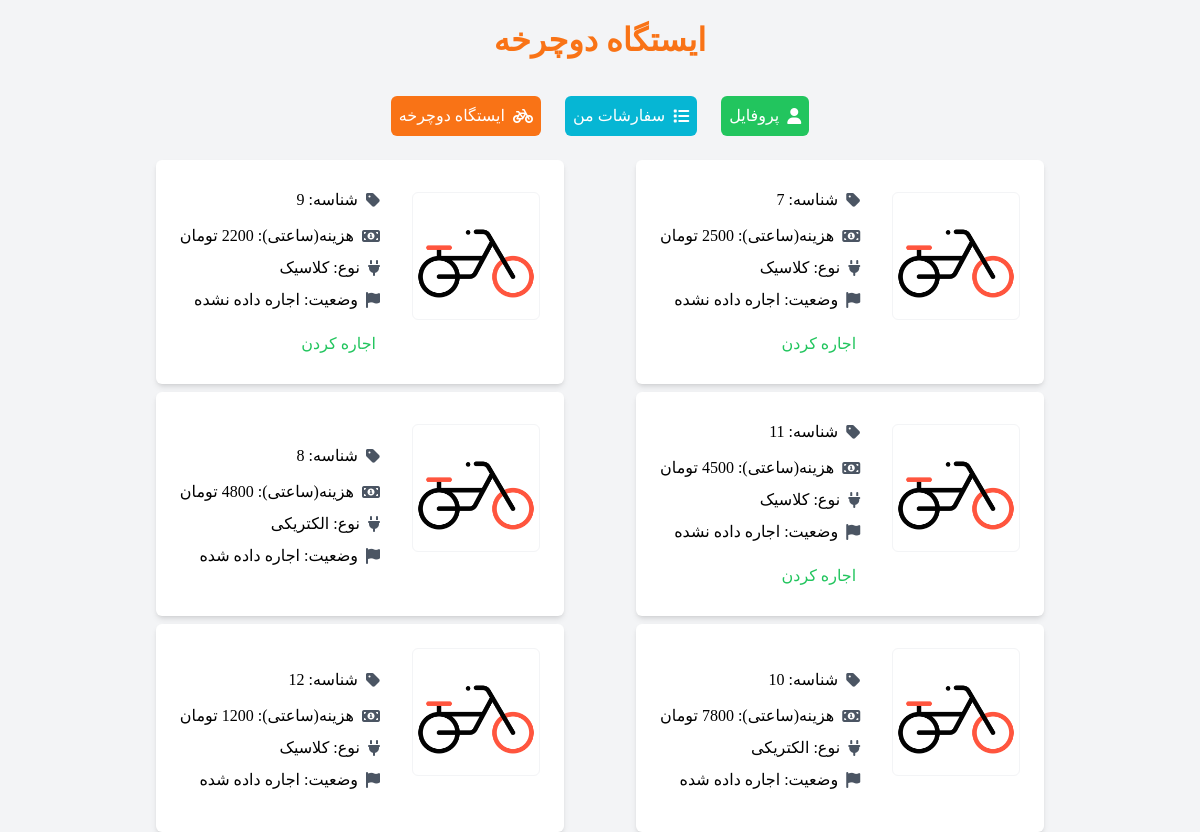
The app's page /bike/bike-list, older data.
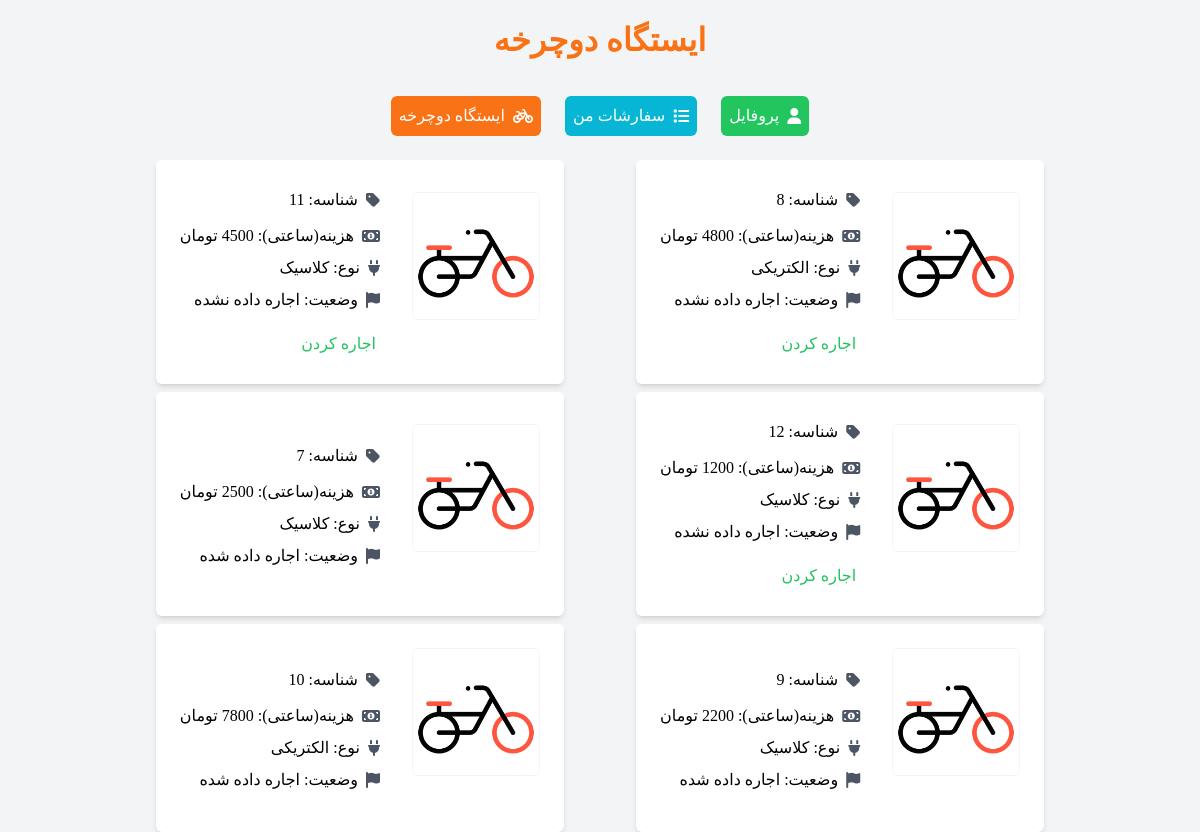
The same page, newer data.
### bike/models.py (models this page shows, shortened)
class Bike(models.Model):
    price = models.IntegerField(verbose_name='نرخ اجاره ساعتی')
    add_date = models.DateField(auto_now_add=True, verbose_name='تاریخ اضافه شدن')
    status = models.BooleanField(default=False, verbose_name='اجاره داده شده')
    type = models.ForeignKey(Type, on_delete=models.CASCADE, verbose_name='نوع')
    class Meta:
        verbose_name = "دوچرخه"
        verbose_name_plural = "دورچرخه ها"

class Type(models.Model):
    type_name = models.CharField(max_length=250)
    type_slug = models.CharField(max_length=20)
    class Meta:
        verbose_name = 'نوع'
        verbose_name_plural = 'دسته بندی'
    def __str__(self):
        return self.type_name

### bike/views.py (the view)
# urls.py: path('bike-list', views.ListBikeView.as_view(), name='bike-list'),
class ListBikeView(ListView):
    template_name = 'bike_list.html'
    context_object_name = 'bike'
    queryset = Bike.objects.all()
    ordering = ['status']

### bike/templates/bike_list.html (shortened to what this page needs)
{% extends 'main.html' %}
{% block content %}
    <h1 class="text-[2rem] azar font-bold text-orange-500 text-center mt-4 mb-8">ایستگاه دوچرخه</h1>
    {% include 'menu.html' %}
    <section class="flex justify-center flex-wrap gap-2">
        {% for item in bike %}
            <div class="flex bg-white rounded-md p-6 items-center azar shadow-md gap-x-8 mx-8">
                <div>
                    <img src="./../static/images/get-bike.png" alt=""
                         class="block w-[8rem] mb-8 border border-gray-100 rounded-md">
                </div>
                <div class="flex flex-col">
                <span class="my-1 flex items-center gap-x-2">
                    <i class="fas fa-tag text-gray-600"></i>
                     شناسه:  {{ item.id }}
                </span>
                    <span class="mt-2 flex items-center gap-x-2">
                     <i class="fas fa-money-bill-alt text-gray-600"></i>
                     هزینه(ساعتی):  {{ item.price }} تومان
                </span>
                    <span class="mt-2 flex items-center gap-x-2">
                 <i class="fas fa-plug text-gray-600"></i>
                    نوع: {{ item.type }}
            </span>
                    <span class="mt-2 flex items-center gap-x-2">
                <i class="fas fa-flag text-gray-600"></i>
                    وضعیت: {% if item.status == True %}اجاره داده شده{% else %}اجاره داده نشده{% endif %}</span>
                    {% if item.status == False %}
                        <a href="{% url 'reservation:get-bike' item.id %}"
                           class="mt-4 text-green-500 text-center rounded-md w-fit p-1 hover:text-white hover:bg-green-500 duration-300">اجاره
                            کردن</a>
                    {% endif %}
                </div>
            </div>
        {% endfor %}
    </section>
{% endblock %}

Row changes from the older to the newer data that the page shows:
changed Bike id 8: status "اجاره داده شده" → "اجاره داده نشده اجاره کردن"; moves up the list
shown differently, row unchanged: Bike id 11: moves up the list
changed Bike id 12: status "اجاره داده شده" → "اجاره داده نشده اجاره کردن"; moves up the list
changed Bike id 7: status "اجاره داده نشده اجاره کردن" → "اجاره داده شده"
changed Bike id 9: status "اجاره داده نشده اجاره کردن" → "اجاره داده شده"
